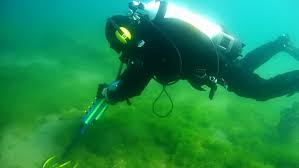
//> input picture images2.jpeg, 299 x 168 px
$ ./underwater_enhance   (built with g++ and OpenCV 4)
//> lines starting //> are read from the running program, lines starting //| are printed output that depends on the picture
//> further down, src is the input picture: 168 rows x 299 cols, CV_8UC3; mean B, G, R 82.2, 142.4, 29.3
#include<iostream>
#include<opencv/highgui.h>
#include<opencv2/highgui/highgui.hpp>
#include<opencv2/core/core.hpp>
#include<opencv2/imgproc/imgproc.hpp>
#include<stdlib.h>
//#include "opencv2/videoio.hpp"
using namespace std;
using namespace cv;
const double lambda = 1.0 /70.0;
const double k = 30;
const int iter = 35;


float ahN[3][3] = { {0, 1, 0}, {0, -1, 0}, {0, 0, 0} };
float ahS[3][3] = { {0, 0, 0}, {0, -1, 0}, {0, 1, 0} };
float ahE[3][3] = { {0, 0, 0}, {0, -1, 1}, {0, 0, 0} };
float ahW[3][3] = { {0, 0, 0}, {1, -1, 0}, {0, 0, 0} };
 float ahNE[3][3] = { {0, 0, 1}, {0, -1, 0}, {0, 0, 0} };
 float ahSE[3][3] = { {0, 0, 0}, {0, -1, 0}, {0, 0, 1} };
 float ahSW[3][3] = { {0, 0, 0}, {0, -1, 0}, {1, 0, 0} };
 float ahNW[3][3] = { {1, 0, 0}, {0, -1, 0}, {0, 0, 0} };

Mat hN = Mat(3, 3, CV_32FC1, &ahN);
Mat hS = Mat(3, 3, CV_32FC1, &ahS);
Mat hE = Mat(3, 3, CV_32FC1, &ahE);
Mat hW = Mat(3, 3, CV_32FC1, &ahW);
Mat hNE = Mat(3, 3, CV_32FC1, &ahNE);
Mat hSE = Mat(3, 3, CV_32FC1, &ahSE);
Mat hSW = Mat(3, 3, CV_32FC1, &ahSW);
Mat hNW = Mat(3, 3, CV_32FC1, &ahNW);
void anisotropicDiffusion(Mat &output, int width, int height)
{
	//mat initialisation
	Mat nablaN, nablaS, nablaW, nablaE, nablaNE, nablaSE, nablaSW, nablaNW;
	Mat cN, cS, cW, cE, cNE, cSE, cSW, cNW;

	//depth of filters
	int ddepth = -1;

	//center pixel distance
	double dx = 1, dy = 1, dd = sqrt(2);
	double idxSqr = 1.0 / (dx * dx), idySqr = 1.0 / (dy * dy), iddSqr = 1 / (dd * dd);

	for (int i = 0; i < iter; i++) {

		//filters
		filter2D(output, nablaN, ddepth, hN);
		filter2D(output, nablaS, ddepth, hS);
		filter2D(output, nablaW, ddepth, hW);
		filter2D(output, nablaE, ddepth, hE);
		filter2D(output, nablaNE, ddepth, hNE);
		filter2D(output, nablaSE, ddepth, hSE);
		filter2D(output, nablaSW, ddepth, hSW);
		filter2D(output, nablaNW, ddepth, hNW);

		//exponential flux
		cN = nablaN / k;
		cN = cN.mul(cN);
		cN = 1.0 / (1.0 + cN);
		exp(-cN, cN);

		cS = nablaS / k;
		cS = cS.mul(cS);
		cS = 1.0 / (1.0 + cS);
		exp(-cS, cS);

		cW = nablaW / k;
		cW = cW.mul(cW);
		cW = 1.0 / (1.0 + cW);
		exp(-cW, cW);

		cE = nablaE / k;
		cE = cE.mul(cE);
		cE = 1.0 / (1.0 + cE);
		exp(-cE, cE);

		 cNE = nablaNE / k;
		 cNE = cNE.mul(cNE);
		 cNE = 1.0 / (1.0 + cNE);
		 exp(-cNE, cNE);

		 cSE = nablaSE / k;
		 cSE = cSE.mul(cSE);
		 cSE = 1.0 / (1.0 + cSE);
		 exp(-cSE, cSE);

		 cSW = nablaSW / k;
		 cSW = cSW.mul(cSW);
		 cSW = 1.0 / (1.0 + cSW);
		 exp(-cSW, cSW);

		 cNW = nablaNW / k;
		 cNW = cNW.mul(cNW);
		 cNW = 1.0 / (1.0 + cNW);
		 exp(-cNW, cNW);

		output = output + lambda * (idySqr * cN.mul(nablaN) + idySqr * cS.mul(nablaS) +
									idxSqr * cW.mul(nablaW) + idxSqr * cE.mul(nablaE) +
									iddSqr * cNE.mul(nablaNE) + iddSqr * cSE.mul(nablaSE) +
									iddSqr * cNW.mul(nablaNW) + iddSqr * cSW.mul(nablaSW));
	}
}
Mat imageEnhancer(Mat src)
{
	Mat input[3],input1,temp;
	src.copyTo(input1);
	cv::split(input1, input);
	int width = input1.cols;
//> width = 299
	int height = input1.rows;
//> height = 168
	vector<Mat> out;
	temp = input[0].clone();
	out.push_back(temp);
	temp = input[1].clone();
	out.push_back(temp);
	temp = input[2].clone();
	out.push_back(temp);
	out[0].convertTo(out[0], CV_32FC1);
	out[1].convertTo(out[1], CV_32FC1);
	out[2].convertTo(out[2], CV_32FC1);
	anisotropicDiffusion(out[0], width, height);
//> the loop in anisotropicDiffusion, `for (int i = 0; i < iter; i++)` made 35 passes
//> (hN, hS, hW, hE, hNE, hSE, hSW, hNW) on pass 1: ([[0, 1, 0], [0, -1, 0], [0, 0, 0]], [[0, 0, 0], [0, -1, 0], [0, 1, 0]], [[0, 0, 0], [1, -1, 0], [0, 0, 0]], [[0, 0, 0], [0, -1, 1], [0, 0, 0]], [[0, 0, 1], [0, -1, 0], [0, 0, 0]], [[0, 0, 0], [0, -1, 0], [0, 0, 1]], [[0, 0, 0], [0, -1, 0], [1, 0, 0]], [[1, 0, 0], [0, -1, 0], [0, 0, 0]])
//> after the loop in anisotropicDiffusion, `for (int i = 0; i < iter; i++)`:
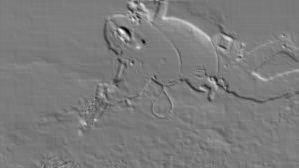
//> nablaNE: 168 rows x 299 cols, CV_32FC1; min -54.2, max 59.56, mean 1.2; drawn with min black and max white
//> after the loop in anisotropicDiffusion, `for (int i = 0; i < iter; i++)`:
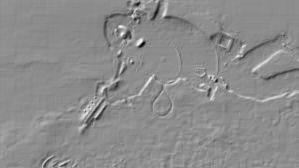
//> nablaSE: 168 rows x 299 cols, CV_32FC1; min -52.68, max 41.53, mean -0.8; drawn with min black and max white
	double min[3];
	double max[3];
	minMaxIdx(out[0], &min[0], &max[0]);
//> min = [3.09, 0, 0]; max = [255, 0, 0]
	minMaxIdx(out[1], &min[1], &max[1]);
//> min = [3.09, 17, 0]; max = [255, 255, 0]
	minMaxIdx(out[2], &min[2], &max[2]);
//> max = [255, 255, 255]
	out[0].convertTo(out[0], CV_8UC1, 255 / (max[0]- min[0]), -min[0]);
//> out[0]: 168 rows x 299 cols, CV_8UC1
	out[1].convertTo(out[1], CV_8UC1, 255 / (max[1]- min[1]), -min[1]);
//> out[1]: 168 rows x 299 cols, CV_8UC1
	out[2].convertTo(out[2], CV_8UC1, 255 / (max[2]- min[2]), -min[2]);
	cv::Ptr<cv::CLAHE> clahe = cv::createCLAHE();
       	clahe->setClipLimit(4);
       	cv::Mat dst;
       	clahe->apply(out[0], out[0]);
       	clahe->apply(out[1], out[1]);
        clahe->apply(out[2], out[2]);
//> out[2]: 168 rows x 299 cols, CV_8UC1
        cv::merge(out, input1);
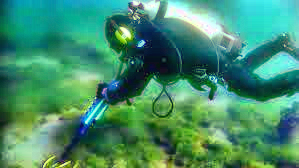
//> input1: 168 rows x 299 cols, CV_8UC3; mean B, G, R 108.6, 142.8, 66.8
        Mat input2[3];
		cv::cvtColor(input1, input1, CV_BGR2YCrCb);
//> input1: 168 rows x 299 cols, CV_8UC3; mean of channels 0, 1, 2 116.2, 92.8, 123.7
       	cv::split(input1, input2);
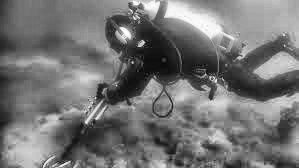
//> input2[0]: 168 rows x 299 cols, CV_8UC1; min 4, max 255, mean 116.2
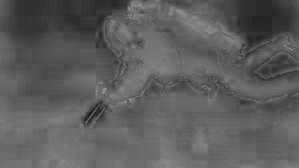
//> input2[1]: 168 rows x 299 cols, CV_8UC1; min 19, max 155, mean 92.8
       	vector<Mat> out1;
	temp = input2[0].clone();
	out1.push_back(temp);
	temp = input2[1].clone();
	out1.push_back(temp);
	temp = input2[2].clone();
	out1.push_back(temp);
	cv::Ptr<cv::CLAHE> clahe2 = cv::createCLAHE();
	clahe2->setClipLimit(4);
        clahe2->apply(out1[0], out1[0]);
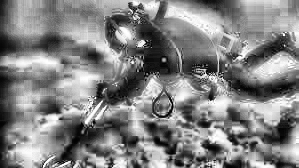
//> out1[0]: 168 rows x 299 cols, CV_8UC1; min 1, max 255, mean 130.3
	cv::merge(out1, input1);
//> input1: 168 rows x 299 cols, CV_8UC3; mean of channels 0, 1, 2 130.3, 92.8, 123.7
	Mat dstr;
	cv::cvtColor(input1, dstr, CV_YCrCb2BGR);
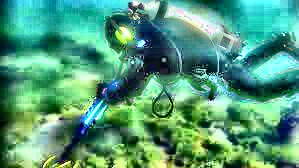
//> dstr: 168 rows x 299 cols, CV_8UC3; mean B, G, R 122.8, 156, 82.1
	return dstr;
}
int main()
{
	Mat src;
	src=imread("images2.jpeg");
	namedWindow("w", 1);
    //cv::resize(src, src, Size(600,600));
	src=imageEnhancer(src);
	imshow("w", src);
	waitKey(10000);
}
